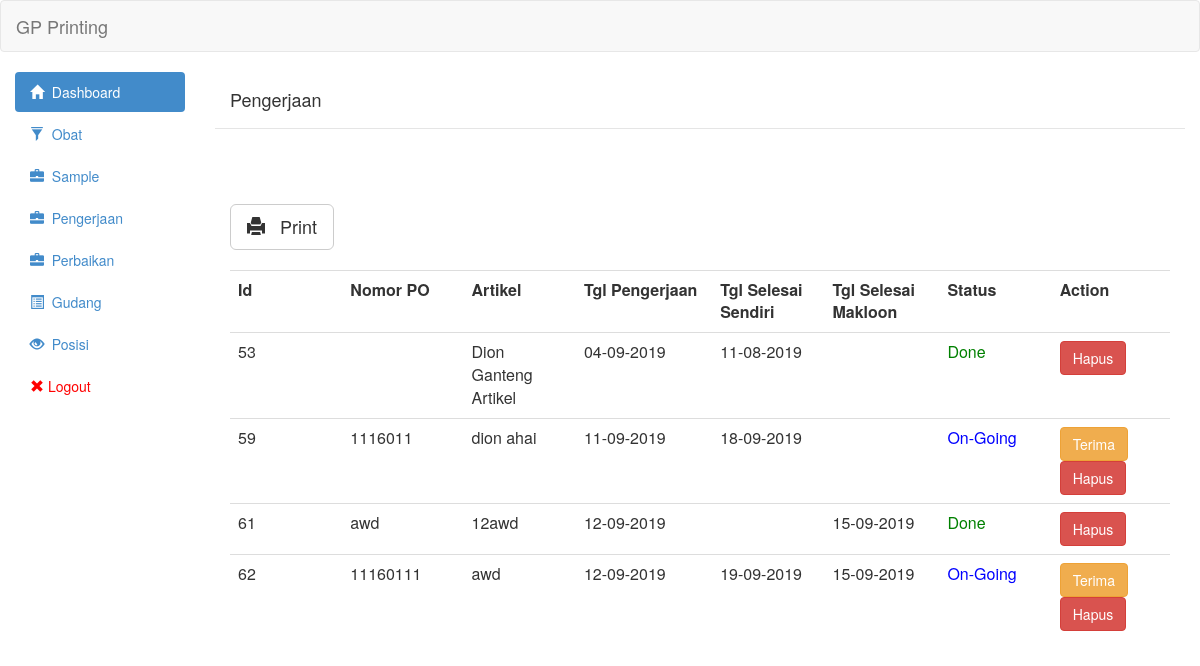
The page /view/pengerjaan.php (signed in) on the database as committed earlier.
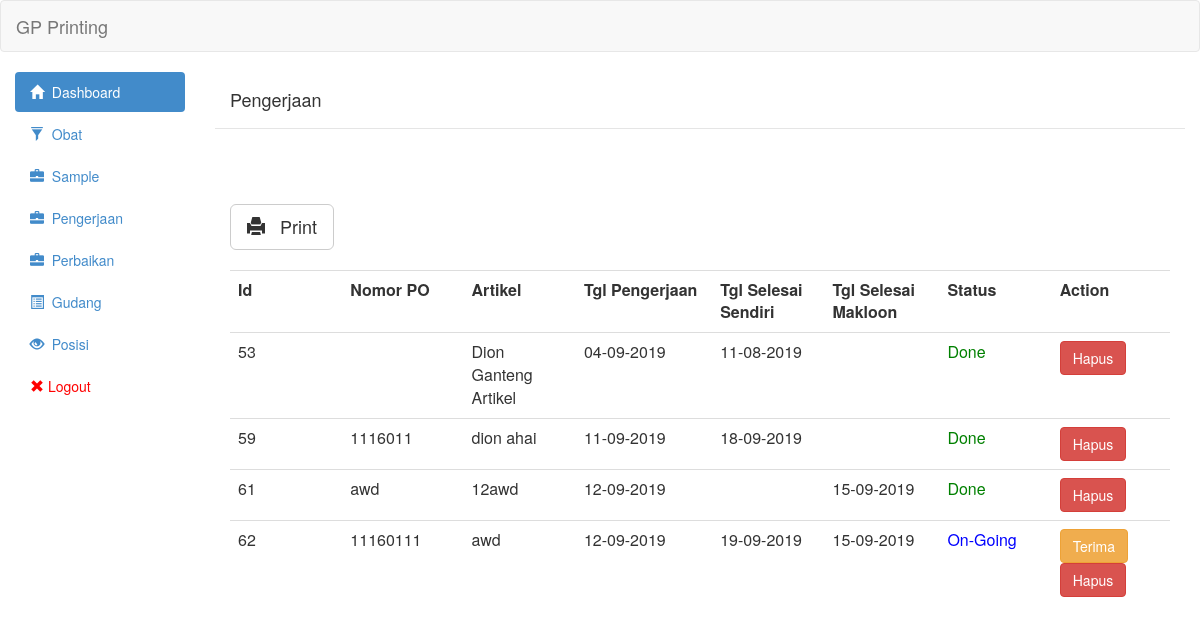
The same page on the database as committed later.
### tables this page shows
CREATE TABLE `pengerjaan` (
  `id` int(11) NOT NULL,
  `id_sample` int(11) NOT NULL,
  `nomor_po` varchar(255) NOT NULL,
  `tipe` int(11) NOT NULL,
  `tgl_mulai` date NOT NULL,
  `qty_sendiri` int(11) NOT NULL,
  `tgl_selesai_sendiri` date DEFAULT NULL,
  `qty_makloon` int(11) NOT NULL,
  `tgl_selesai_makloon` date DEFAULT NULL,
  `status` int(11) NOT NULL,
  `qty_awal` int(11) NOT NULL,
  `keterangan` text NOT NULL,
  `qty_akhir_makloon` int(11) NOT NULL,
  `qty_akhir_sendiri` int(11) NOT NULL,
  `jumlah_orang` int(11) NOT NULL,
  `jam_kerja` int(11) NOT NULL,
  `biaya_makloon` int(11) NOT NULL,
  `meja` int(11) NOT NULL,
  `tgl_naik_barang` date DEFAULT NULL
);

CREATE TABLE `sample` (
  `id` int(11) NOT NULL,
  `artikel` varchar(255) NOT NULL,
  `nomor_po` varchar(30) NOT NULL,
  `tgl` date NOT NULL,
  `tgl_selesai` date DEFAULT NULL,
  `tgl_naik_bahan` date DEFAULT NULL,
  `status` tinyint(1) NOT NULL DEFAULT 0,
  `biaya` int(11) NOT NULL
);

### controller/pengerjaan/pengerjaan_show.php (the view, shortened to what this page needs)
<?php
	include('../controller/config/linken.php');
	include('../controller/config/asset.php');
	$queryGetPengerjaan = "SELECT pengerjaan.id_sample,pengerjaan.id,pengerjaan.nomor_po,pengerjaan.tipe,pengerjaan.tgl_mulai,pengerjaan.tgl_selesai_sendiri,pengerjaan.tgl_selesai_makloon,pengerjaan.status,sample.artikel FROM pengerjaan join sample on pengerjaan.id_sample = sample.id ORDER BY pengerjaan.id ASC";
	$resultGetPengerjaan = mysqli_query($link,$queryGetPengerjaan) or die(mysqli_error($link));
	 echo "<table class='table table-hover'><tr>
						<th class='col-md-1'>Id</th>
						<th class='col-md-1'>Nomor PO</th>
                        <th class='col-md-1'>Artikel</th>
                        <th class='col-md-1'>Tgl Pengerjaan</th>
						<th class='col-md-1'>Tgl Selesai Sendiri</th>
                        <th class='col-md-1'>Tgl Selesai Makloon</th>
                        <th class='col-md-1'>Status</th>
                        <th class='col-md-1'>Action</th>
						</tr>";
	while($row = mysqli_fetch_assoc($resultGetPengerjaan)){
    if($row['tgl_selesai_sendiri']=='0000-00-00'){
        $row['tgl_selesai_sendiri']=null;
    }
     if($row['tgl_selesai_makloon']=='0000-00-00'){
        $row['tgl_selesai_makloon']=null;
    }
	?>
                            <tr onclick='AjaxGetDetailPengerjaan(<?php echo $row["id_sample"];?>)'>
								<td><?php echo $row['id']?></td>
								<td><?php echo $row['nomor_po']?></td>
                                <td><?php echo $row['artikel']?></td>
                                <td><?php echo formatTgl($row['tgl_mulai'])?></td>
                                <td><?php echo formatTgl($row['tgl_selesai_sendiri'])?></td>
                                <td><?php echo formatTgl($row['tgl_selesai_makloon'])?></td>
								<td><?php if($row['status']==0){
									echo "<span style='color:blue'>On-Going</span>";
									}else if($row['status']==1){
										echo "<span style='color:green'>Done</span>";
									}else if($row['status']==2){
										echo "<span style='color:red'>Revisi</span>";
									}
								;?></td><td>
                                <?php
                                if($row['status']==0){ ?>
                                <button onclick="ChangeStatusPengerjaan(<?php echo $row["id"];?>,<?php echo $row["tipe"];?>)" class="btn btn-warning">Terima</button>
                                <?php }; ?>
                                <a class='btn btn-danger' href='controller/pengerjaan/pengerjaan_delete.php?id="<?php echo $row["id"];?>"'>Hapus</a></td>
                            </tr>
<?php
	}
	echo "</table>";
function formatTgl($tgl){
	if($tgl!=0||$tgl!=null){
	$tglArray = explode("-",$tgl);
	return $tglArray[2]."-".$tglArray[1]."-".$tglArray[0];
	}
	return null;
}
	?>

Rows that differ between the two databases and show on the page:
changed pengerjaan "dion ahai": status "On-Going Terima" → "Done"
